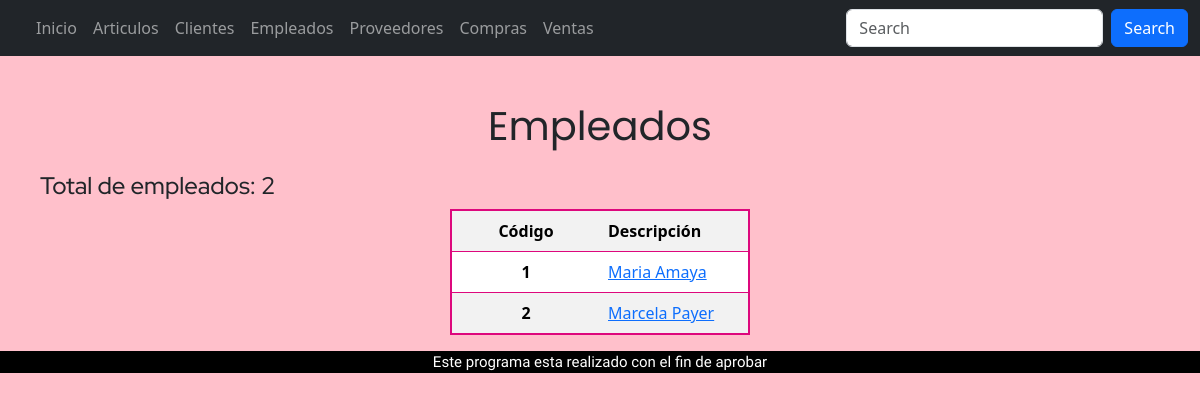
/tablaempleados/, run on an earlier commit of the app's database.
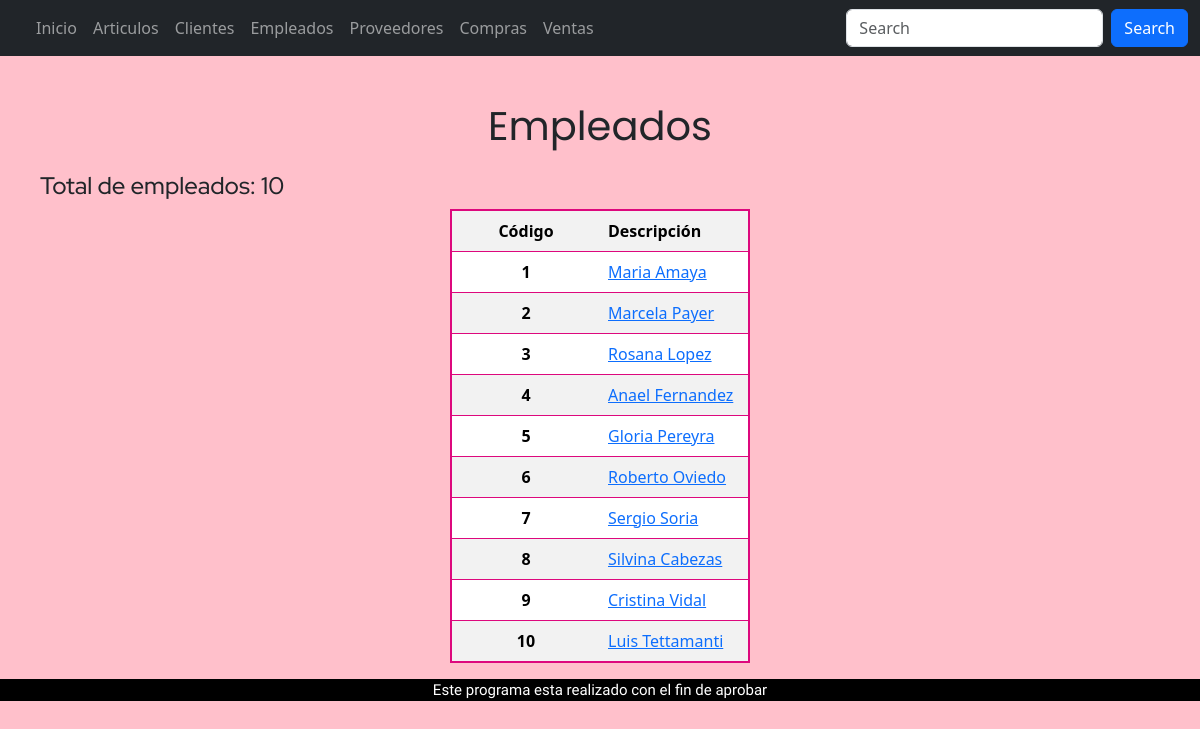
And on a later commit of the database.
### appRieVictoria/models.py (models this page shows, shortened)
class Empleados(models.Model):
    nombre = models.CharField(max_length=50, help_text="Nombre del empleado",verbose_name="Nombre")
    direccion = models.CharField(max_length=100, help_text='Direccion del empleado')
    Email = models.EmailField(help_text="Email del empleado")
    telefono = models.PositiveBigIntegerField(help_text='Telefono del empleado')
    proveedores = models.ManyToManyField("Proveedores" ,related_name='venden_a_empleados', through="Compras")
    clientes = models.ManyToManyField("Clientes" ,related_name='empleados_relacionados', through="Ventas")

### appRieVictoria/views.py (the view)
def tablaempleados(request):
    context = {'Empleados': Empleados.objects.all()}
    return render (request, 'tablaempleados.html', context)

### proyectoRieVictoria/templates/tablaempleados.html
{% extends "base.html" %}
{% block content %}
<div class="nombreTablas">
    <p >Empleados</p>
</div>
    <div class="descripcionEmpl">
        <h4>Total de empleados: {{Empleados|length}}</h4>
    </div>
    <div class="contenedorTabla">
        <div class="col-3">
    <div>
        <table class="table tablaBorde1 table-condensed table-striped">
            <tr>
                <th class="centrado">Código</th>
                <th >Descripción</th>
            </tr>
            {% for p in Empleados %}
                <tr>
                    <td class="centrado" >{{p.id}}</td>
                    <td><a href="/empleados/{{ p.id }}/">{{p.nombre}}</a></td>
                </tr>
                {% endfor %}
        </table>
    </div>
    </div>
    </div>
{% endblock %}

### proyectoRieVictoria/templates/base.html (shortened to what this page needs)
{% load static %}
<!DOCTYPE html>
<html lang="en">
<head>
    {% load bootstrap5 %}
    {% bootstrap_css %}
    <link rel="stylesheet" href="{% static 'estilos.css' %}">
</head>
<body>
    <nav class="navbar navbar-expand-sm navbar-dark bg-dark">
        <div class="container-fluid">
          <div class="collapse navbar-collapse" id="mynavbar">
            <ul class="navbar-nav me-auto">
                <li class="nav-item">
                    <a class="nav-link" href="/index/">Inicio</a>
                  </li>
              <li class="nav-item">
                <a class="nav-link" href="/tabla/">Articulos</a>
              </li>
              <li class="nav-item">
                <a class="nav-link" href="/tablaclientes/">Clientes</a>
              </li>
              <li class="nav-item">
                <a class="nav-link" href="/tablaempleados/">Empleados</a>
              </li>
              <li class="nav-item">
                <a class="nav-link" href="/tablaproveedores/">Proveedores</a>
              </li>
              <li class="nav-item">
                <a class="nav-link" href="/tablaCompras/">Compras</a>
              </li>
              <li class="nav-item">
                <a class="nav-link" href="/tablaVentas/">Ventas</a>
              </li>
            </ul>
            <form class="d-flex">
              <input class="form-control me-2" type="text" placeholder="Search">
              <button class="btn btn-primary" type="button">Search</button>
            </form>
          </div>
        </div>
      </nav>
    {% block content %}
    {% endblock %}
<footer>
    <div class="container-fluid" >
        <div class="row">
            <div class="pie">Este programa esta realizado con el fin de aprobar</div>
        </div>
    </div>
</footer>
</body>
</html>

### proyectoRieVictoria/static/estilos.css (style rules this page uses)
body { background-color: pink; }
.pie { text-align: center; background-color: black; color: white; font-size: 15px; font-family: 'Ysabeau Office', sans-serif; }
.nombreTablas { font-family: 'Poppins', sans-serif; text-align: center; font-size: 40px; margin-top: 40px; }
.tablaBorde1 { border: 2px solid rgb(221, 8, 125); }
.tablaBorde1 td:first-child { font-weight: bold; }
.tablaBorde1 td:nth-child(2) { width: 50%; }
.contenedorTabla { display: flex; justify-content: center; }
.descripcionEmpl { font-family: 'Red Hat Display', sans-serif; margin-left: 40px; }
.centrado { text-align: center; }

What changed in the data, as far as the page shows it:
added Empleados: id "3", nombre "Rosana Lopez"
added Empleados: id "4", nombre "Anael Fernandez"
added Empleados: id "5", nombre "Gloria Pereyra"
added Empleados: id "6", nombre "Roberto Oviedo"
added Empleados: id "7", nombre "Sergio Soria"
added Empleados: id "8", nombre "Silvina Cabezas"
added Empleados: id "9", nombre "Cristina Vidal"
added Empleados: id "10", nombre "Luis Tettamanti"
Also different on the page:
{{ Empleados|length }}: "2" → "10"
